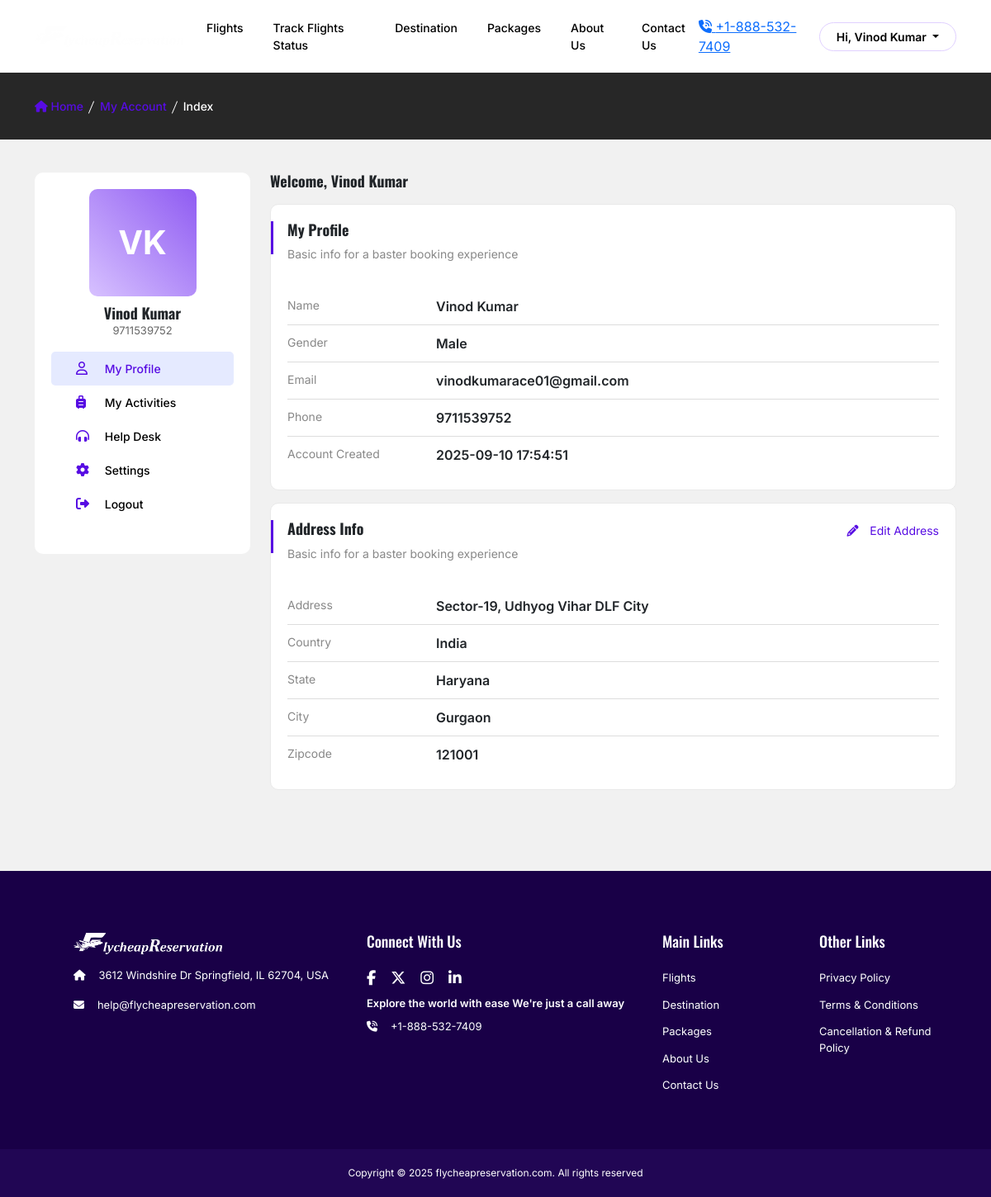
Page /my-account/index.php (signed in) on the committed database.
### tables this page shows
CREATE TABLE `users` (
  `id` int(50) NOT NULL,
  `first_name` varchar(250) NOT NULL,
  `last_name` varchar(250) NOT NULL,
  `user_email` varchar(250) NOT NULL,
  `user_password` varchar(255) NOT NULL,
  `user_phone` varchar(20) NOT NULL,
  `gender` varchar(250) NOT NULL,
  `date_of_birth` date NOT NULL,
  `address_1` varchar(250) NOT NULL,
  `address_2` varchar(250) NOT NULL,
  `country` varchar(150) NOT NULL,
  `state` varchar(150) NOT NULL,
  `city` varchar(150) NOT NULL,
  `zipcode` int(11) NOT NULL,
  `created_at` varchar(250) NOT NULL
);

### my-account/register_form_fetch.php (called while the page is built, shortened)
<?php
include '../includes/db_connect.php';
$user_id = $_SESSION['user_id'];
$stmt = $conn->prepare("SELECT first_name, last_name, user_email, user_phone, gender, address_1, address_2, country, state, city, zipcode, created_at FROM users WHERE id = ?");
$stmt->bind_param("i", $user_id);
$stmt->execute();
$result = $stmt->get_result();
$user = $result->fetch_assoc();
?>

### my-account/index.php (the view, shortened to what this page needs)
<?php include("register_form_fetch.php"); ?>
<!DOCTYPE html>
<html lang="en">
<head>
<section class="gray-bg pt-0 pt-md-4 active">
  <div class="container">
    <div class="row pt-3 pb-5">
      <div class="col-sm-12 col-md-3">
        <?php include("sidebar.php") ?>
      </div>
      <div class="col-lg-9">
        <div class="row">
          <div class="col-12 col-sm">
            <h2 class="my_account-title pb-3"><?php echo "Welcome, " . htmlspecialchars($_SESSION['user_name']); ?></h2>
            <div class="my_account-box">
              <div class=" my_account-box-leftline"></div>
              <div class="row">
                <div class="col">
                  <h2 class="my_account-title pb-2">My Profile</h2>
                  <p class="my_account-subtitle">Basic info for a baster booking experience</p>
                </div>
              </div>
              <ul class="my_account-detail">
                <li>
                  <div class="my_account-detail-hding">Name</div>
                  <div class="my_account-detail-info"><?php echo htmlspecialchars($_SESSION['user_name']); ?></div>
                </li>
                <li>
                  <div class="my_account-detail-hding">Gender</div>
                  <div class="my_account-detail-info"><?= !empty($user['gender']) ? htmlspecialchars($user['gender']) : '-' ?></div>
                </li>
                <li>
                  <div class="my_account-detail-hding">Email</div>
                  <div class="my_account-detail-info"><?= htmlspecialchars($user['user_email']) ?></div>
                </li>
                <li>
                  <div class="my_account-detail-hding">Phone</div>
                  <div class="my_account-detail-info"><?= htmlspecialchars($user['user_phone']) ?></div>
                </li>
                <li>
                  <div class="my_account-detail-hding">Account Created</div>
                  <div class="my_account-detail-info"><?= htmlspecialchars($user['created_at']) ?></div>
                </li>
              </ul>
            </div>
            <div class="my_account-box">
              <div class=" my_account-box-leftline"></div>
              <div class="row">
                <div class="col">
                  <h2 class="my_account-title pb-2">Address Info</h2>
                  <p class="my_account-subtitle">Basic info for a baster booking experience</p>
                </div>
                <?php if (!empty($user['address_1']) || !empty($user['address_2']) || !empty($user['country']) || !empty($user['state']) || !empty($user['city']) || !empty($user['zipcode'])): ?>
                  <div class="col-auto">
                    <a href="javascript:void(0)" class="my_account-edit-btn" id="editAddressBtn">
                      <i class="fas fa-pencil-alt"></i> Edit Address
                    </a>
                  </div>
                <?php endif; ?>
              </div>
              <?php if (!empty($user['address_1']) || !empty($user['address_2']) || !empty($user['country']) || !empty($user['state']) || !empty($user['city']) || !empty($user['zipcode'])): ?>
                <ul class="my_account-detail" id="addressDetail">
                  <li>
                    <div class="my_account-detail-hding">Address</div>
                    <div class="my_account-detail-info">
                      <?= htmlspecialchars(trim(($user['address_1'] ?? '') . ' ' . ($user['address_2'] ?? ''))) ?>
                    </div>
                  </li>
                  <li>
                    <div class="my_account-detail-hding">Country</div>
                    <div class="my_account-detail-info"><?= htmlspecialchars($user['country'] ?? '') ?></div>
                  </li>
                  <li>
                    <div class="my_account-detail-hding">State</div>
                    <div class="my_account-detail-info"><?= htmlspecialchars($user['state'] ?? '') ?></div>
                  </li>
                  <li>
                    <div class="my_account-detail-hding">City</div>
                    <div class="my_account-detail-info"><?= htmlspecialchars($user['city'] ?? '') ?></div>
                  </li>
                  <li>
                    <div class="my_account-detail-hding">Zipcode</div>
                    <div class="my_account-detail-info"><?= htmlspecialchars($user['zipcode'] ?? '') ?></div>
                  </li>
                </ul>
              <?php endif; ?>
            </div>
          </div>
        </div>
      </div>
    </div>
  </div>
</section>

### my-account/sidebar.php (shortened to what this page needs)
<?php
  $firstInitial = strtoupper(substr($user['first_name'], 0, 1));
  $lastInitial  = strtoupper(substr($user['last_name'], 0, 1));
  $initials = $firstInitial . $lastInitial;
?>
<aside class="my_account-sidebar">
  <div class="profile-imgarea">
    <div class="profile-nameimg">
      <span id="profile-picname"> <?= $initials ?> </span>
    </div>
  </div>
  <h2 class="my_account-title text-center"><?php echo htmlspecialchars($_SESSION['user_name']); ?></h2>
  <p class="my_account-desig"><?= htmlspecialchars($user['user_phone']) ?></p>
  <?php
    $nav1=$nav2=$nav3=$nav4=$nav5="";
    $tt=explode("/",$_SERVER['PHP_SELF']);
    $len=count($tt)-1;
    $cur_page=$tt[$len];
    switch($cur_page)
    {
    case "index.php":
    $nav1='active';
    break;
    }
  ?>
  <ul class="my_account-sidemenu">
    <li class="<?php echo $nav1; ?>"><a href="./"><i class="far fa-user"></i> My Profile</a></li>
    <li class="<?php echo $nav3; ?>"><a href="my-activities.php"><i class="fas fa-suitcase-rolling"></i> My Activities</a></li>
    <li class="<?php echo $nav4; ?>"><a href="help-desk.php"><i class="fas fa-headphones-alt"></i> Help Desk</a></li>
    <li class="<?php echo $nav5; ?>"><a href="settings.php"><i class="fa-solid fa-gear"></i> Settings</a></li>
    <li><a href="javascript:void(0)" data-bs-toggle="modal" data-bs-target="#logout-modal"><i class="fas fa-sign-out-alt"></i> Logout</a></li>
  </ul>
</aside>

### bkp/pc/12-9-2025/css/style.css (style rules this page uses)
html { scroll-behavior: smooth; }
body { font-family: "Inter", sans-serif !important; font-weight: 400; }
h1,h2,h3,h4,h5,h6 { font-family: "Oswald", sans-serif; }
.gray-bg { padding: 35px 0; background-color: #f1f1f1; }
.my_account-sidebar { position: sticky; top: 0; background-color: #fff; padding: 20px 20px 40px; border-radius: 10px; margin-bottom: 15px; }
.profile-imgarea { position: relative; border-radius: 10px; height: 130px; width: 130px; margin:0 auto 10px; background-image: linear-gradient(45deg, #d7c1ff, #8f5bf2); }
.profile-nameimg { font-size: 40px; font-weight: 700; color: #fff; width: 100%; height: 100%; text-align: center; text-transform: uppercase; display: flex; align-items: center; justify-content: center; }
.my_account-title { margin: 0; padding-bottom: 0; font-size: 18px; font-weight: 700; }
.my_account-subtitle { color: #888; font-size: 14px; }
.my_account-desig { color: #666; font-size: 13px; text-align: center; }
.my_account-sidemenu { display: flex; flex-direction: column; margin: 0; padding: 0; }
.my_account-sidemenu li { list-style: none; }
.my_account-sidemenu li a { font-size: 14px; text-decoration: none; font-weight: 500; color: #000; padding: 10px 30px; border-radius: 5px; display: block; }
.my_account-sidemenu li a > i { width: 16px; font-size: 16px; color:#570ce3; margin-right: 15px; }
.my_account-sidemenu li.active a { background: #e5eaff; color: #570ce3; }
.my_account-box { border: 1px solid #e9e9e9; padding: 20px; background-color: #fff; margin-bottom: 15px; border-radius: 10px; position: relative; }
.my_account-box-leftline { position: absolute; top: 20px; left: 0; height: 40px; width: 3px; background: #570ce3; }
.my_account-edit-btn { font-size: 14px; text-decoration: none; color: #570ce3; border-radius: 4px; border: 1px solid #570ce3 padding: 8px 20px; display: inline-block; ; }
.my_account-edit-btn > i { margin-right: 10px; }
.my_account-detail { display: flex; flex-direction: column; margin: 15px 0 0; padding: 0px; }
.my_account-detail li { list-style: none; display: flex; flex-wrap: wrap; border-bottom: 1px solid #ddd; padding: 10px 0; }
.my_account-detail li:last-child { border-bottom: none; }
.my_account-detail li > .my_account-detail-hding { font-size: 14px; color:#888; width: 160px; margin-right: 20px; }
.my_account-detail li > .my_account-detail-info { font-size: 16px; font-weight: 600; }

### rows in the picture
users: initials "VK", user_phone "9711539752", gender "Male", user_email "vinodkumarace01@gmail.com", created_at "2025-09-10 17:54:51", address_1+address_2 "Sector-19, Udhyog Vihar DLF City", country "India", state "Haryana", city "Gurgaon", zipcode "121001"

### other values in the picture
$phone_web "+1-888-532-7409"
$_SESSION['user_name'] "Vinod Kumar"
$label "My Account"
$label "Index"
$email_web "help@flycheapreservation.com"
$domainname_web_url_web "flycheapreservation.com"
